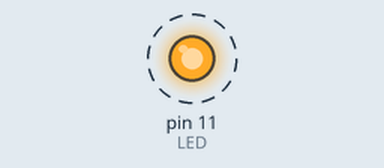
This program was run on a simulated Raspberry Pi (header pin numbers). On the bench: output pins drawn as LEDs (lit = HIGH). Dashed ring = blinking.

Above: at 0.2 s.
Timing chart, 0 to 3.0 s (numbered marks = the images above):
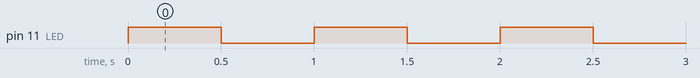

The program:

LED_01.py
```python
# coding: utf-8

# GPIO 라이브러리 임포트
import RPi.GPIO as GPIO

# time 라이브러리 임포트
import time

# 핀 번호 할당 방법은 커넥터 핀 번호로 설정
GPIO.setmode(GPIO.BOARD)

# 사용할 핀 번호 할당
LED = 11

# 11번 핀을 출력 핀으로 설정, 초기 출력은 로우 레벨
GPIO.setup(LED, GPIO.OUT, initial=GPIO.LOW)

# 예외 처리
try:

    # 무한 반복
    while 1:

        # 하이 레벨 출력
        GPIO.output(LED, GPIO.HIGH)

        # 0.5초 대기
        time.sleep(0.5)

        # 로우 레벨 출력
        GPIO.output(LED, GPIO.LOW)

        # 0.5초 대기
        time.sleep(0.5)

# 키보드 예외를 검출
except KeyboardInterrupt:

    # 아무것도 안함
    pass

# GPIO 개방
GPIO.cleanup()
```

Measured:
- by itself, pin 11 (LED): alternates HIGH for 0.50 s and LOW for 0.50 s
